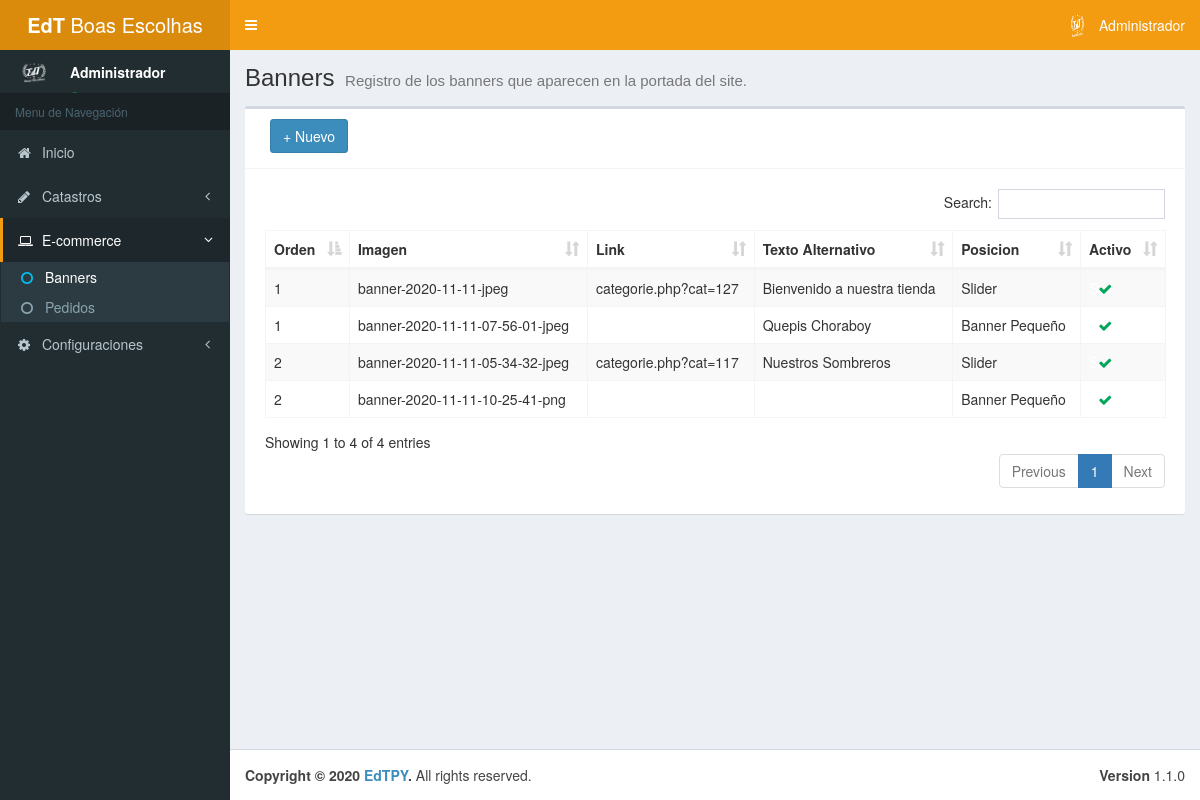
Page /admin/banner.php (signed in) on the earlier database version.
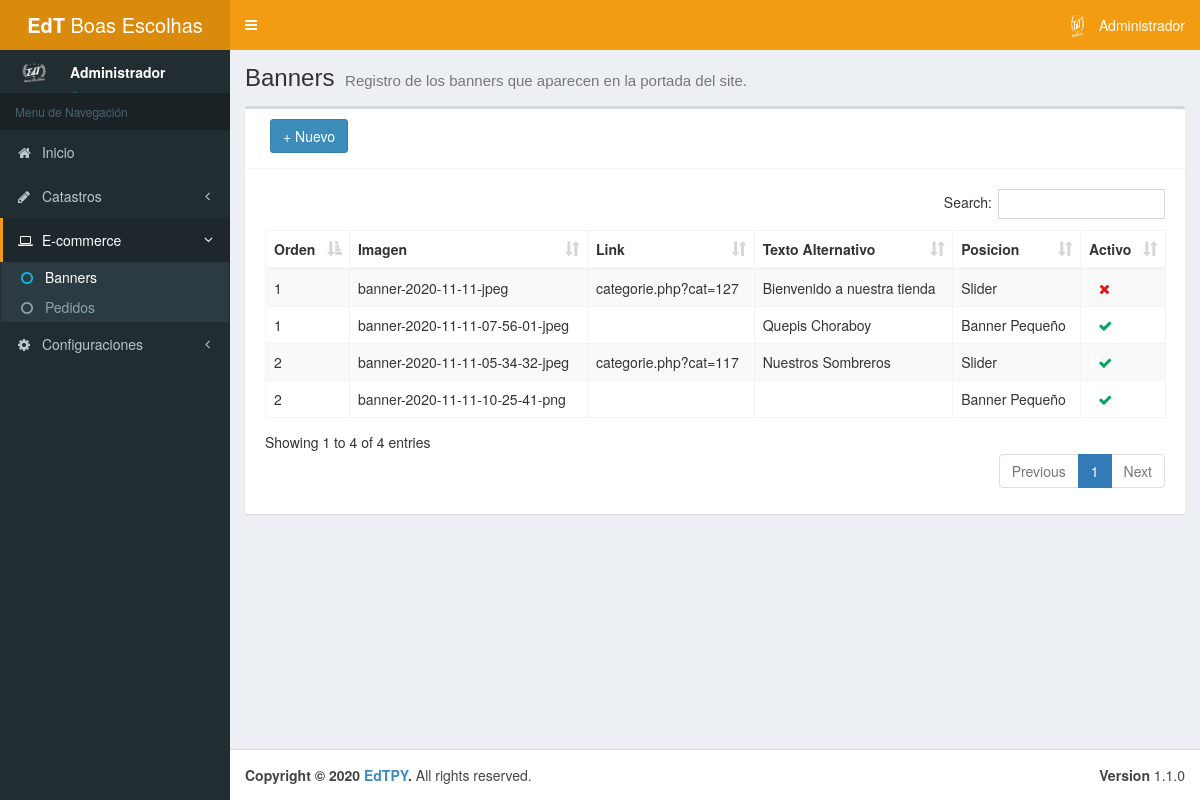
Same page on the later database version.
### tables this page shows
CREATE TABLE IF NOT EXISTS `tb_banner` (
  `id` int(11) NOT NULL AUTO_INCREMENT,
  `img` varchar(100) NOT NULL,
  `text_alt` varchar(100) DEFAULT NULL,
  `url` varchar(100) DEFAULT NULL,
  `orden` int(11) NOT NULL,
  `posicion` tinyint(1) NOT NULL,
  `activo` tinyint(1) NOT NULL,
  PRIMARY KEY (`id`)
);

### admin/mods/server/banner.php (called while the page is built, shortened)
<?php
	function getAllBanners () {
		$connection = conn();
		$sql = "SELECT tb_banner.* FROM tb_banner ORDER BY tb_banner.posicion, tb_banner.orden";
		$query = $connection->prepare($sql);
		$query->execute();
		if ($query->rowCount() > 0) {
			$result= $query->fetchAll();
		} else {
			$result = null;
		}
		return $result;
	}
?>

### admin/mods/objs/banner.php (called while the page is built, shortened)
<?php
	include_once "mods/server/banner.php";
	$banners = getAllBanners();
?>

### admin/banner.php (the view, shortened to what this page needs)
<!DOCTYPE html>
<html>
<head>
	<?php include 'includes/head.php'; ?>
</head>
<body class="hold-transition skin-yellow sidebar-mini">
	<div class="wrapper">
		<?php include 'includes/header.php'; ?>
		<?php include 'includes/aside.php'; ?>
        <?php include_once "mods/objs/banner.php";?>
		<div class="content-wrapper">
			<section class="content-header">
				<h1>
					Banners
					<small>Registro de los banners que aparecen en la portada del site.</small>
				</h1>
			</section>
			<section class="content">
            	<div class="box">
					<div class="box-header with-border">
						<div class="col-md-3 pull-left">
							<button id="btnAdd" type="button" class="btn btn-primary" data-toggle="modal" data-target="#AddModal" style="margin-bottom: 5px;">+ Nuevo</button>
						</div>
					</div>
					<div class="box-body">
						<div class="box-body table-responsive">
							<table class="table table-striped table-bordered display nowra" id="tabladatos">
							<thead>
								<tr>
									<th>Orden</th>
									<th>Imagen</th>
									<th>Link</th>
									<th>Texto Alternativo</th>
									<th>Posicion</th>
									<th>Activo</th>
								</tr>
							</thead>
							<tbody>
								<?php
									if ($banners != null) {
										foreach ($banners as $row) {
								?>
								<tr data-toggle="modal" data-target="#AltModal" data-codigo="<?php echo $row['id'];?>" data-orden="<?php echo $row['orden'];?>" data-url="<?php echo $row['url'];?>" data-img="<?php echo $row['img'];?>" data-alternativo="<?php echo $row['text_alt'];?>" data-posicion="<?php echo $row['posicion'];?>" data-activo="<?php echo $row['activo'];?>">
									<td><?php echo $row['orden'];?></td>
									<td><?php echo $row['img'];?></td>
									<td><?php echo $row['url'];?></td>
									<td><?php echo $row['text_alt'];?></td>
									<td>
									<?php
										if ($row['posicion'] == 0) {
											echo "Slider";
										} else {
											echo "Banner Pequeño";
										}
									?>
									</td>
									<td>
									<?php
										if ($row['activo'] == 1) {
											echo '<span style="color: white">S</span><i class="fa fa-check text-success"></i>';
										} else {
											echo '<span style="color: white">N</span><i class="fa fa-close text-danger"></i>';
										}
									?>
									</td>
								</tr>
								<?php }}?>
							</tbody>
							</table>
						</div>
					</div>
				</div>
            </section>
		</div>
		<?php include "includes/footer.php"; ?>
	</div>
</body>
</html>

### admin/includes/head.php (shortened to what this page needs)
<link rel="stylesheet" href="https://maxcdn.bootstrapcdn.com/bootstrap/3.3.7/css/bootstrap.min.css">
<link href="https://gitcdn.github.io/bootstrap-toggle/2.2.2/css/bootstrap-toggle.min.css" rel="stylesheet">
<link rel="stylesheet" href="https://stackpath.bootstrapcdn.com/font-awesome/4.7.0/css/font-awesome.min.css">
<link rel="stylesheet" href="css/AdminLTE.min.css">
<link rel="stylesheet" href="css/skin-yellow.min.css">
<link rel="stylesheet" href="plugins/bootstrap-select/dist/css/bootstrap-select.min.css">
<link rel="stylesheet" href="plugins/bootstrap-colorpicker/dist/css/bootstrap-colorpicker.min.css">
<link rel="stylesheet" type="text/css" href="https://cdn.jsdelivr.net/npm/daterangepicker/daterangepicker.css" />
<link rel="stylesheet" type="text/css" href="plugins/DataTables/DataTables-1.10.20/css/dataTables.bootstrap.css"/>
<link rel="stylesheet" type="text/css" href="plugins/DataTables/DataTables-1.10.20/buttons.dataTables.min.css"/>
<link rel="stylesheet" type="text/css" href="plugins/bootstrap-datepicker/css/bootstrap-datepicker.standalone.min.css"/>
<link rel="stylesheet" type="text/css" href="plugins/bootstrap-datepicker/css/bootstrap-datepicker3.standalone.min.css"/>
<link rel="stylesheet" href="plugins/select2/dist/css/select2.min.css">
<link href="https://cdn.jsdelivr.net/gh/gitbrent/bootstrap4-toggle@3.6.1/css/bootstrap4-toggle.min.css" rel="stylesheet">
<link rel="stylesheet" href="css/select2-alt.css">
<link rel="stylesheet" href="css/estilos.css">

### admin/includes/header.php (shortened to what this page needs)
<header class="main-header">
	<a href="index.php" class="logo">
		<span class="logo-lg"><?php echo $_SESSION['empresa-menu'];?></span>
	</a>
	<nav class="navbar navbar-static-top">
		<a href="#" class="sidebar-toggle" data-toggle="push-menu" role="button">
		</a>
		<div class="navbar-custom-menu">
			<ul class="nav navbar-nav">
				<li class="dropdown user user-menu">
					<a href="#" class="dropdown-toggle" data-toggle="dropdown">
						<img src="../img/logo.png" class="user-image" alt="User Image">
						<span class="hidden-xs"><?php echo $_SESSION['nome_usuario'];?></span>
					</a>
				</li>
			</ul>
		</div>
	</nav>
</header>

### admin/includes/aside.php (shortened to what this page needs)
<aside class="main-sidebar">
	<section class="sidebar">
		<div class="user-panel">
			<div class="pull-left image">
				<img src="../img/logo.png" class="img-circle" alt="User Image">
			</div>
			<div class="pull-left info">
				<p><?php echo $_SESSION['nome_usuario'];?></p>
				<a href="#"><i class="fa fa-circle text-success"></i> Online</a>
			</div>
		</div>
		<?php
			$inicio = "";
			$catastro = "";
			$ecommerce = "";
			$subbanner1 = "";
			$subbanner2 = "";
			$subpedidos1 = "";
			$subpedidos2 = "";
			$configuraciones = "";
			if (strpos($_SERVER['REQUEST_URI'], 'cliente.php') !== false){
				$catastro = "active";
				$subcliente1 = "active";
				$subcliente2 = "text-aqua";
			} else if (strpos($_SERVER['REQUEST_URI'], 'categoria.php') !== false){
				$catastro = "active";
				$subcategoria1 = "active";
				$subcategoria2 = "text-aqua";
			} else if (strpos($_SERVER['REQUEST_URI'], 'marca.php') !== false){
				$catastro = "active";
				$submarca1 = "active";
				$submarca2 = "text-aqua";
			} else if (strpos($_SERVER['REQUEST_URI'], 'atributo.php') !== false){
				$catastro = "active";
				$subatributo1 = "active";
				$subatributo2 = "text-aqua";
			} else if (strpos($_SERVER['REQUEST_URI'], 'producto.php') !== false OR strpos($_SERVER['REQUEST_URI'], 'producto_detalle.php') !== false){
				$catastro = "active";
				$subproducto1 = "active";
				$subproducto2 = "text-aqua";
			} else if (strpos($_SERVER['REQUEST_URI'], 'pedido.php') !== false OR strpos($_SERVER['REQUEST_URI'], 'pedido_detalle.php') !== false){
				$ecommerce = "active";
				$subpedidos1 = "active";
				$subpedidos2 = "text-aqua";
			} else if (strpos($_SERVER['REQUEST_URI'], 'banner.php') !== false){
				$ecommerce = "active";
				$subbanner1 = "active";
				$subbanner2 = "text-aqua";
			} else if (strpos($_SERVER['REQUEST_URI'], 'usuario.php') !== false){
				$configuraciones = "active";
				$subusuario1 = "active";
				$subusuario2 = "text-aqua";
			} else if (strpos($_SERVER['REQUEST_URI'], 'informaciones.php') !== false){
				$configuraciones = "active";
				$subinfo1 = "active";
				$subinfo2 = "text-aqua";
			} else {
				$inicio = "active";
			}
		?>
		<ul class="sidebar-menu" data-widget="tree">
			<li class="header">Menu de Navegación</li>
			<li class="<?php echo $inicio;?>">
				<a href="index.php">
					<i class="fa fa-home"></i> <span>Inicio</span>
				</a>
			</li>
			<li class="<?php echo $catastro;?> treeview">
				<a href="#">
					<i class="fa fa-pencil"></i> <span>Catastros</span>
					<span class="pull-right-container">
						<i class="fa fa-angle-left pull-right"></i>
					</span>
				</a>
			</li>
			<li class="<?php echo $ecommerce;?> treeview">
				<a href="#">
					<i class="fa fa-laptop"></i> <span>E-commerce</span>
					<span class="pull-right-container">
						<i class="fa fa-angle-left pull-right"></i>
					</span>
				</a>
				<ul class="treeview-menu">
					<li class="<?php echo $subbanner1;?>"><a href="banner.php"><i class="fa fa-circle-o <?php echo $subbanner2;?>"></i> Banners</a></li>
					<li class="<?php echo $subpedidos1;?>"><a href="pedido.php"><i class="fa fa-circle-o <?php echo $subpedidos2;?>"></i> Pedidos</a></li>
				</ul>
			</li>
			<?php
				if ($_SESSION['tipo'] == 0) {
			?>
			<li class="<?php echo $configuraciones;?> treeview">
				<a href="#">
					<i class="fa fa-gear"></i> <span>Configuraciones</span>
					<span class="pull-right-container">
						<i class="fa fa-angle-left pull-right"></i>
					</span>
				</a>
			</li>
			<?php
				}
			?>
		</ul>
	</section>
</aside>

### admin/includes/footer.php
<footer class="main-footer">
	<div class="pull-right hidden-xs">
		<b>Version</b> 1.1.0
	</div>
	<strong>Copyright &copy; 2020 <a href=""><?php echo $_SESSION['empresa'];?></a>.</strong> All rights
	reserved.
</footer>

### admin/css/estilos.css (style rules this page uses)
.text-success { color: #00a65a; }
.text-danger { color: #d91e18; }

Differences in the rows shown:
changed tb_banner "banner-2020-11-11-jpeg": activo 1 → 0 (drawn)
